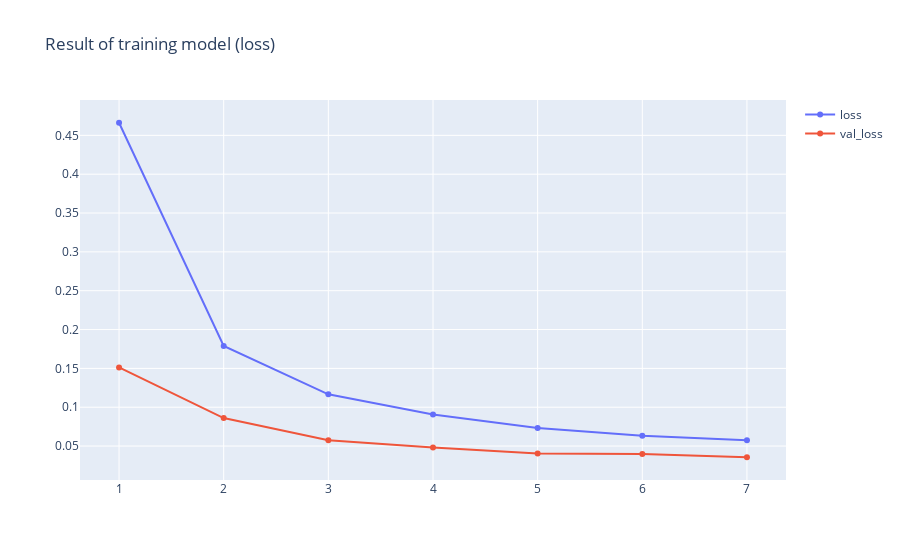

Source (notebook cell):
### Code cell
# Скомплировать нейронную сеть
network.compile(
    loss="categorical_crossentropy", # Перекрестная энтропия
    optimizer="rmsprop",  # Распространение СКО
    metrics=["accuracy"]) # Точностный показатель результативности

# Натренировать нейронную сеть
history = network.fit(
    features_train,  # Признаки
    target_train,    # Цель
    epochs=7,        # Количество эпох
    verbose=1,       # Печатать описание после каждой эпохи
    batch_size=1000, # Количество наблюдений на пакет
    validation_data=(features_test, target_test), # Данные для оценивания
    callbacks=[callback])

### Figure 1 — Plotly figure (JSON) as saved in the notebook; plotly's stock layout.template omitted (floating-point values rounded to 4 significant figures)
{"data": [{"name": "loss", "type": "scatter", "x": [1, 2, 3, 4, 5, 6, 7], "y": [0.4662, 0.1788, 0.1166, 0.09075, 0.07336, 0.06335, 0.05764]}, {"name": "val_loss", "type": "scatter", "x": [1, 2, 3, 4, 5, 6, 7], "y": [0.1512, 0.08604, 0.05756, 0.04807, 0.04058, 0.03991, 0.03561]}], "layout": {"title": {"text": "Result of training model (loss)"}}}
